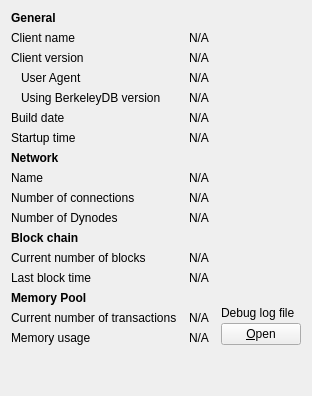
     <widget class="QWidget" name="tab_info">
      <attribute name="title">
       <string>&amp;Information</string>
      </attribute>
      <layout class="QGridLayout" name="gridLayout" columnstretch="0,1,0">
       <property name="horizontalSpacing">
        <number>12</number>
       </property>
       <item row="0" column="0">
        <widget class="QLabel" name="label_9">
         <property name="font">
          <font>
           <weight>75</weight>
           <bold>true</bold>
          </font>
         </property>
         <property name="text">
          <string>General</string>
         </property>
        </widget>
       </item>
       <item row="1" column="0">
        <widget class="QLabel" name="label_5">
         <property name="text">
          <string>Client name</string>
         </property>
        </widget>
       </item>
       <item row="1" column="1" colspan="2">
        <widget class="QLabel" name="clientName">
         <property name="cursor">
          <cursorShape>IBeamCursor</cursorShape>
         </property>
         <property name="text">
          <string>N/A</string>
         </property>
         <property name="textFormat">
          <enum>Qt::PlainText</enum>
         </property>
         <property name="textInteractionFlags">
          <set>Qt::LinksAccessibleByMouse|Qt::TextSelectableByKeyboard|Qt::TextSelectableByMouse</set>
         </property>
        </widget>
       </item>
       <item row="2" column="0">
        <widget class="QLabel" name="label_6">
         <property name="text">
          <string>Client version</string>
         </property>
        </widget>
       </item>
       <item row="2" column="1" colspan="2">
        <widget class="QLabel" name="clientVersion">
         <property name="cursor">
          <cursorShape>IBeamCursor</cursorShape>
         </property>
         <property name="text">
          <string>N/A</string>
         </property>
         <property name="textFormat">
          <enum>Qt::PlainText</enum>
         </property>
         <property name="textInteractionFlags">
          <set>Qt::LinksAccessibleByMouse|Qt::TextSelectableByKeyboard|Qt::TextSelectableByMouse</set>
         </property>
        </widget>
       </item>
       <item row="3" column="0">
        <widget class="QLabel" name="labelClientUserAgent">
         <property name="text">
          <string>User Agent</string>
         </property>
         <property name="indent">
          <number>10</number>
         </property>
        </widget>
       </item>
       <item row="3" column="1" colspan="2">
        <widget class="QLabel" name="clientUserAgent">
         <property name="cursor">
          <cursorShape>IBeamCursor</cursorShape>
         </property>
         <property name="text">
          <string>N/A</string>
         </property>
         <property name="textFormat">
          <enum>Qt::PlainText</enum>
         </property>
         <property name="textInteractionFlags">
          <set>Qt::LinksAccessibleByMouse|Qt::TextSelectableByKeyboard|Qt::TextSelectableByMouse</set>
         </property>
        </widget>
       </item>
       <item row="4" column="0">
        <widget class="QLabel" name="label_berkeleyDBVersion">
         <property name="text">
          <string>Using BerkeleyDB version</string>
         </property>
         <property name="indent">
          <number>10</number>
         </property>
        </widget>
       </item>
       <item row="4" column="1" colspan="2">
        <widget class="QLabel" name="berkeleyDBVersion">
         <property name="cursor">
          <cursorShape>IBeamCursor</cursorShape>
         </property>
         <property name="text">
          <string>N/A</string>
         </property>
         <property name="textFormat">
          <enum>Qt::PlainText</enum>
         </property>
         <property name="textInteractionFlags">
          <set>Qt::LinksAccessibleByMouse|Qt::TextSelectableByKeyboard|Qt::TextSelectableByMouse</set>
         </property>
        </widget>
       </item>
       <item row="5" column="0">
        <widget class="QLabel" name="label_12">
         <property name="text">
          <string>Build date</string>
         </property>
        </widget>
       </item>
       <item row="5" column="1" colspan="2">
        <widget class="QLabel" name="buildDate">
         <property name="cursor">
          <cursorShape>IBeamCursor</cursorShape>
         </property>
         <property name="text">
          <string>N/A</string>
         </property>
         <property name="textFormat">
          <enum>Qt::PlainText</enum>
         </property>
         <property name="textInteractionFlags">
          <set>Qt::LinksAccessibleByMouse|Qt::TextSelectableByKeyboard|Qt::TextSelectableByMouse</set>
         </property>
        </widget>
       </item>
       <item row="6" column="0">
        <widget class="QLabel" name="label_13">
         <property name="text">
          <string>Startup time</string>
         </property>
        </widget>
       </item>
       <item row="6" column="1" colspan="2">
        <widget class="QLabel" name="startupTime">
         <property name="cursor">
          <cursorShape>IBeamCursor</cursorShape>
         </property>
         <property name="text">
          <string>N/A</string>
         </property>
         <property name="textFormat">
          <enum>Qt::PlainText</enum>
         </property>
         <property name="textInteractionFlags">
          <set>Qt::LinksAccessibleByMouse|Qt::TextSelectableByKeyboard|Qt::TextSelectableByMouse</set>
         </property>
        </widget>
       </item>
       <item row="7" column="0">
        <widget class="QLabel" name="labelNetwork">
         <property name="font">
          <font>
           <weight>75</weight>
           <bold>true</bold>
          </font>
         </property>
         <property name="text">
          <string>Network</string>
         </property>
        </widget>
       </item>
       <item row="8" column="0">
        <widget class="QLabel" name="label_8">
         <property name="text">
          <string>Name</string>
         </property>
        </widget>
       </item>
       <item row="8" column="1" colspan="2">
        <widget class="QLabel" name="networkName">
         <property name="cursor">
          <cursorShape>IBeamCursor</cursorShape>
         </property>
         <property name="text">
          <string>N/A</string>
         </property>
         <property name="textFormat">
          <enum>Qt::PlainText</enum>
         </property>
         <property name="textInteractionFlags">
          <set>Qt::LinksAccessibleByMouse|Qt::TextSelectableByKeyboard|Qt::TextSelectableByMouse</set>
         </property>
        </widget>
       </item>
       <item row="9" column="0">
        <widget class="QLabel" name="label_7">
         <property name="text">
          <string>Number of connections</string>
         </property>
        </widget>
       </item>
       <item row="9" column="1" colspan="2">
        <widget class="QLabel" name="numberOfConnections">
         <property name="cursor">
          <cursorShape>IBeamCursor</cursorShape>
         </property>
         <property name="text">
          <string>N/A</string>
         </property>
         <property name="textFormat">
          <enum>Qt::PlainText</enum>
         </property>
         <property name="textInteractionFlags">
          <set>Qt::LinksAccessibleByMouse|Qt::TextSelectableByKeyboard|Qt::TextSelectableByMouse</set>
         </property>
        </widget>
       </item>
       <item row="10" column="0">
        <widget class="QLabel" name="dynodeCountLabel">
         <property name="text">
          <string>Number of Dynodes</string>
         </property>
        </widget>
       </item>
       <item row="10" column="1">
        <widget class="QLabel" name="dynodeCount">
         <property name="text">
          <string>N/A</string>
         </property>
        </widget>
       </item>
       <item row="11" column="0">
        <widget class="QLabel" name="label_10">
         <property name="font">
          <font>
           <weight>75</weight>
           <bold>true</bold>
          </font>
         </property>
         <property name="text">
          <string>Block chain</string>
         </property>
        </widget>
       </item>
       <item row="12" column="0">
        <widget class="QLabel" name="label_3">
         <property name="text">
          <string>Current number of blocks</string>
         </property>
        </widget>
       </item>
       <item row="12" column="1" colspan="2">
        <widget class="QLabel" name="numberOfBlocks">
         <property name="cursor">
          <cursorShape>IBeamCursor</cursorShape>
         </property>
         <property name="text">
          <string>N/A</string>
         </property>
         <property name="textFormat">
          <enum>Qt::PlainText</enum>
         </property>
         <property name="textInteractionFlags">
          <set>Qt::LinksAccessibleByMouse|Qt::TextSelectableByKeyboard|Qt::TextSelectableByMouse</set>
         </property>
        </widget>
       </item>
       <item row="13" column="0">
        <widget class="QLabel" name="labelLastBlockTime">
         <property name="text">
          <string>Last block time</string>
         </property>
        </widget>
       </item>
       <item row="13" column="1" colspan="2">
        <widget class="QLabel" name="lastBlockTime">
         <property name="cursor">
          <cursorShape>IBeamCursor</cursorShape>
         </property>
         <property name="text">
          <string>N/A</string>
         </property>
         <property name="textFormat">
          <enum>Qt::PlainText</enum>
         </property>
         <property name="textInteractionFlags">
          <set>Qt::LinksAccessibleByMouse|Qt::TextSelectableByKeyboard|Qt::TextSelectableByMouse</set>
         </property>
        </widget>
       </item>
       <item row="14" column="0">
        <widget class="QLabel" name="labelMempoolTitle">
         <property name="font">
          <font>
           <weight>75</weight>
           <bold>true</bold>
          </font>
         </property>
         <property name="text">
          <string>Memory Pool</string>
         </property>
        </widget>
       </item>
       <item row="15" column="0">
        <widget class="QLabel" name="labelNumberOfTransactions">
         <property name="text">
          <string>Current number of transactions</string>
         </property>
        </widget>
       </item>
       <item row="15" column="1">
        <widget class="QLabel" name="mempoolNumberTxs">
         <property name="cursor">
          <cursorShape>IBeamCursor</cursorShape>
         </property>
         <property name="text">
          <string>N/A</string>
         </property>
         <property name="textFormat">
          <enum>Qt::PlainText</enum>
         </property>
         <property name="textInteractionFlags">
          <set>Qt::LinksAccessibleByMouse|Qt::TextSelectableByKeyboard|Qt::TextSelectableByMouse</set>
         </property>
        </widget>
       </item>
       <item row="16" column="0">
        <widget class="QLabel" name="labelMemoryUsage">
         <property name="text">
          <string>Memory usage</string>
         </property>
        </widget>
       </item>
       <item row="16" column="1">
        <widget class="QLabel" name="mempoolSize">
         <property name="cursor">
          <cursorShape>IBeamCursor</cursorShape>
         </property>
         <property name="text">
          <string>N/A</string>
         </property>
         <property name="textFormat">
          <enum>Qt::PlainText</enum>
         </property>
         <property name="textInteractionFlags">
          <set>Qt::LinksAccessibleByMouse|Qt::TextSelectableByKeyboard|Qt::TextSelectableByMouse</set>
         </property>
        </widget>
       </item>
       <item row="14" column="2" rowspan="3">
        <layout class="QVBoxLayout" name="verticalLayoutDebugButton">
         <property name="spacing">
          <number>3</number>
         </property>
         <item>
          <spacer name="verticalSpacer_2">
           <property name="orientation">
            <enum>Qt::Vertical</enum>
           </property>
           <property name="sizeHint" stdset="0">
            <size>
             <width>10</width>
             <height>5</height>
            </size>
           </property>
          </spacer>
         </item>
         <item>
          <widget class="QLabel" name="labelDebugLogfile">
           <property name="text">
            <string>Debug log file</string>
           </property>
          </widget>
         </item>
         <item>
          <widget class="QPushButton" name="openDebugLogfileButton">
           <property name="toolTip">
            <string>Open the Dynamic debug log file from the current data directory. This can take a few seconds for large log files.</string>
           </property>
           <property name="text">
            <string>&amp;Open</string>
           </property>
           <property name="autoDefault">
            <bool>false</bool>
           </property>
          </widget>
         </item>
        </layout>
       </item>
       <item row="18" column="0">
        <spacer name="verticalSpacer">
         <property name="orientation">
          <enum>Qt::Vertical</enum>
         </property>
         <property name="sizeHint" stdset="0">
          <size>
           <width>20</width>
           <height>40</height>
          </size>
         </property>
        </spacer>
       </item>
      </layout>
     </widget>
